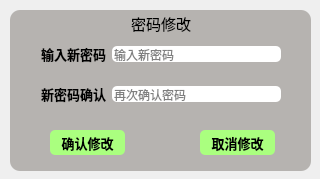
<?xml version="1.0" encoding="UTF-8"?>
<ui version="4.0">
 <class>ChangePassWord</class>
 <widget class="QDialog" name="ChangePassWord">
  <property name="geometry">
   <rect>
    <x>0</x>
    <y>0</y>
    <width>320</width>
    <height>179</height>
   </rect>
  </property>
  <property name="minimumSize">
   <size>
    <width>250</width>
    <height>150</height>
   </size>
  </property>
  <property name="windowTitle">
   <string>密码修改</string>
  </property>
  <widget class="QGroupBox" name="groupBox">
   <property name="geometry">
    <rect>
     <x>10</x>
     <y>10</y>
     <width>301</width>
     <height>161</height>
    </rect>
   </property>
   <property name="font">
    <font>
     <family>华文中宋</family>
     <pointsize>11</pointsize>
    </font>
   </property>
   <property name="styleSheet">
    <string notr="true">background-color: rgb(182, 179, 176);
border-radius:10px;</string>
   </property>
   <property name="title">
    <string>密码修改</string>
   </property>
   <property name="alignment">
    <set>Qt::AlignCenter</set>
   </property>
   <widget class="QPushButton" name="pushButtonOK">
    <property name="geometry">
     <rect>
      <x>40</x>
      <y>120</y>
      <width>75</width>
      <height>25</height>
     </rect>
    </property>
    <property name="font">
     <font>
      <family>华文中宋</family>
      <pointsize>10</pointsize>
      <weight>75</weight>
      <bold>true</bold>
     </font>
    </property>
    <property name="styleSheet">
     <string notr="true">background-color: rgb(170, 255, 127);
border-radius:5px;</string>
    </property>
    <property name="text">
     <string>确认修改</string>
    </property>
   </widget>
   <widget class="QPushButton" name="pushButtonCancel">
    <property name="geometry">
     <rect>
      <x>190</x>
      <y>120</y>
      <width>75</width>
      <height>25</height>
     </rect>
    </property>
    <property name="font">
     <font>
      <family>华文中宋</family>
      <pointsize>10</pointsize>
      <weight>75</weight>
      <bold>true</bold>
     </font>
    </property>
    <property name="styleSheet">
     <string notr="true">background-color: rgb(170, 255, 127);
border-radius:5px;</string>
    </property>
    <property name="text">
     <string>取消修改</string>
    </property>
   </widget>
   <widget class="QWidget" name="layoutWidget">
    <property name="geometry">
     <rect>
      <x>31</x>
      <y>31</y>
      <width>240</width>
      <height>26</height>
     </rect>
    </property>
    <layout class="QHBoxLayout" name="horizontalLayout">
     <item>
      <widget class="QLabel" name="labelPassWord">
       <property name="font">
        <font>
         <family>微软雅黑</family>
         <pointsize>10</pointsize>
         <weight>75</weight>
         <bold>true</bold>
        </font>
       </property>
       <property name="text">
        <string>输入新密码</string>
       </property>
      </widget>
     </item>
     <item>
      <widget class="QLineEdit" name="lineEditPassWord">
       <property name="minimumSize">
        <size>
         <width>0</width>
         <height>3</height>
        </size>
       </property>
       <property name="styleSheet">
        <string notr="true">background-color: rgb(255, 255, 255);
border-radius:5px;</string>
       </property>
       <property name="echoMode">
        <enum>QLineEdit::Password</enum>
       </property>
       <property name="placeholderText">
        <string>输入新密码</string>
       </property>
      </widget>
     </item>
    </layout>
   </widget>
   <widget class="QWidget" name="layoutWidget">
    <property name="geometry">
     <rect>
      <x>31</x>
      <y>71</y>
      <width>240</width>
      <height>26</height>
     </rect>
    </property>
    <layout class="QHBoxLayout" name="horizontalLayout_2">
     <item>
      <widget class="QLabel" name="labelPassWordCheck">
       <property name="font">
        <font>
         <family>微软雅黑</family>
         <pointsize>10</pointsize>
         <weight>75</weight>
         <bold>true</bold>
        </font>
       </property>
       <property name="text">
        <string>新密码确认</string>
       </property>
      </widget>
     </item>
     <item>
      <widget class="QLineEdit" name="lineEditPassWordCheck">
       <property name="styleSheet">
        <string notr="true">background-color: rgb(255, 255, 255);
border-radius:5px;</string>
       </property>
       <property name="echoMode">
        <enum>QLineEdit::Password</enum>
       </property>
       <property name="placeholderText">
        <string>再次确认密码</string>
       </property>
      </widget>
     </item>
    </layout>
   </widget>
  </widget>
 </widget>
 <resources/>
 <connections/>
</ui>
